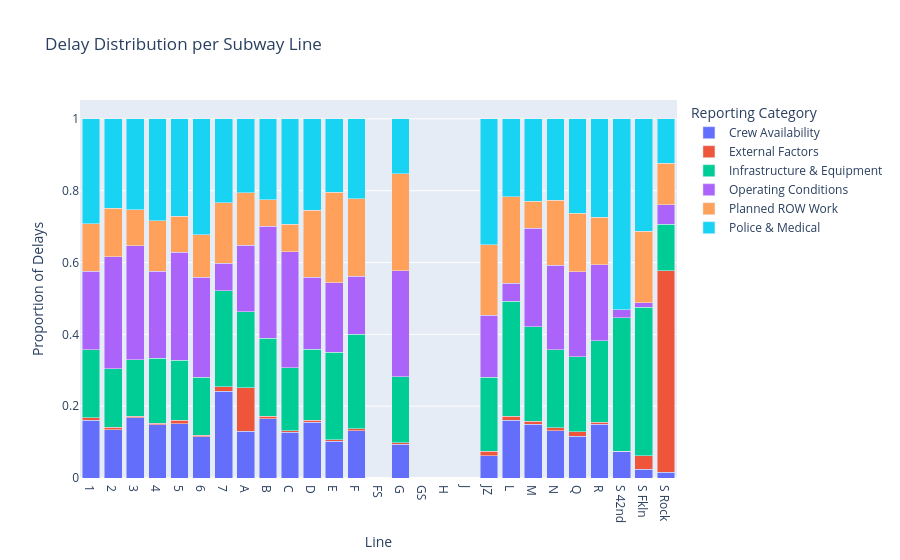

This figure's notebook cell:
### Code cell
fig = px.bar(
    line_category,
    x="Line",
    y="pct",
    color="Reporting Category",
    title="Delay Distribution per Subway Line",
    labels={"pct": "Proportion of Delays"},
)

fig.update_layout(barmode="stack")
fig.show()

### Figure 1 — Plotly figure (JSON) as saved in the notebook; plotly's stock layout.template omitted (floating-point values rounded to 4 significant figures)
{"data": [{"hovertemplate": "Reporting Category=Crew Availability<br>Line=%{x}<br>Proportion of Delays=%{y}<extra></extra>", "legendgroup": "Crew Availability", "marker": {"color": "#636efa", "pattern": {"shape": ""}}, "name": "Crew Availability", "orientation": "v", "showlegend": true, "textposition": "auto", "type": "bar", "x": ["1", "2", "3", "4", "5", "6", "7", "A", "B", "C", "D", "E", "F", "FS", "G", "GS", "H", "J", "JZ", "L", "M", "N", "Q", "R", "S 42nd", "S Fkln", "S Rock"], "xaxis": "x", "y": [0.1602, 0.135, 0.168, 0.1482, 0.1506, 0.1142, 0.2415, 0.1308, 0.1652, 0.1274, 0.1554, 0.1025, 0.1321, NaN, 0.0946, NaN, NaN, NaN, 0.06228, 0.1613, 0.1501, 0.1317, 0.1157, 0.1504, 0.07447, 0.025, 0.01664], "yaxis": "y"}, {"hovertemplate": "Reporting Category=External Factors<br>Line=%{x}<br>Proportion of Delays=%{y}<extra></extra>", "legendgroup": "External Factors", "marker": {"color": "#EF553B", "pattern": {"shape": ""}}, "name": "External Factors", "orientation": "v", "showlegend": true, "textposition": "auto", "type": "bar", "x": ["1", "2", "3", "4", "5", "6", "7", "A", "B", "C", "D", "E", "F", "FS", "G", "GS", "H", "J", "JZ", "L", "M", "N", "Q", "R", "S 42nd", "S Fkln", "S Rock"], "xaxis": "x", "y": [0.008233, 0.006074, 0.004494, 0.003931, 0.01029, 0.00514, 0.01216, 0.1204, 0.006654, 0.004515, 0.005582, 0.003641, 0.005201, NaN, 0.002967, NaN, NaN, NaN, 0.01208, 0.01115, 0.00731, 0.007739, 0.0126, 0.004858, 0.0, 0.0375, 0.561], "yaxis": "y"}, {"hovertemplate": "Reporting Category=Infrastructure & Equipment<br>Line=%{x}<br>Proportion of Delays=%{y}<extra></extra>", "legendgroup": "Infrastructure & Equipment", "marker": {"color": "#00cc96", "pattern": {"shape": ""}}, "name": "Infrastructure & Equipment", "orientation": "v", "showlegend": true, "textposition": "auto", "type": "bar", "x": ["1", "2", "3", "4", "5", "6", "7", "A", "B", "C", "D", "E", "F", "FS", "G", "GS", "H", "J", "JZ", "L", "M", "N", "Q", "R", "S 42nd", "S Fkln", "S Rock"], "xaxis": "x", "y": [0.1888, 0.1637, 0.1567, 0.1817, 0.1664, 0.1608, 0.2681, 0.212, 0.2175, 0.1747, 0.1979, 0.2438, 0.2635, NaN, 0.1843, NaN, NaN, NaN, 0.2064, 0.3203, 0.264, 0.2171, 0.2091, 0.2274, 0.3723, 0.4125, 0.1294], "yaxis": "y"}, {"hovertemplate": "Reporting Category=Operating Conditions<br>Line=%{x}<br>Proportion of Delays=%{y}<extra></extra>", "legendgroup": "Operating Conditions", "marker": {"color": "#ab63fa", "pattern": {"shape": ""}}, "name": "Operating Conditions", "orientation": "v", "showlegend": true, "textposition": "auto", "type": "bar", "x": ["1", "2", "3", "4", "5", "6", "7", "A", "B", "C", "D", "E", "F", "FS", "G", "GS", "H", "J", "JZ", "L", "M", "N", "Q", "R", "S 42nd", "S Fkln", "S Rock"], "xaxis": "x", "y": [0.2186, 0.3117, 0.3178, 0.2414, 0.3009, 0.2784, 0.07634, 0.1852, 0.3117, 0.3236, 0.2001, 0.1934, 0.1609, NaN, 0.2954, NaN, NaN, NaN, 0.1729, 0.04961, 0.2739, 0.2359, 0.237, 0.211, 0.02128, 0.0125, 0.05453], "yaxis": "y"}, {"hovertemplate": "Reporting Category=Planned ROW Work<br>Line=%{x}<br>Proportion of Delays=%{y}<extra></extra>", "legendgroup": "Planned ROW Work", "marker": {"color": "#FFA15A", "pattern": {"shape": ""}}, "name": "Planned ROW Work", "orientation": "v", "showlegend": true, "textposition": "auto", "type": "bar", "x": ["1", "2", "3", "4", "5", "6", "7", "A", "B", "C", "D", "E", "F", "FS", "G", "GS", "H", "J", "JZ", "L", "M", "N", "Q", "R", "S 42nd", "S Fkln", "S Rock"], "xaxis": "x", "y": [0.1323, 0.1352, 0.1002, 0.1409, 0.1007, 0.119, 0.1688, 0.1457, 0.07402, 0.07676, 0.1872, 0.2529, 0.2154, NaN, 0.2703, NaN, NaN, NaN, 0.1957, 0.2405, 0.07524, 0.1805, 0.163, 0.1325, 0.0, 0.2, 0.1146], "yaxis": "y"}, {"hovertemplate": "Reporting Category=Police & Medical<br>Line=%{x}<br>Proportion of Delays=%{y}<extra></extra>", "legendgroup": "Police & Medical", "marker": {"color": "#19d3f3", "pattern": {"shape": ""}}, "name": "Police & Medical", "orientation": "v", "showlegend": true, "textposition": "auto", "type": "bar", "x": ["1", "2", "3", "4", "5", "6", "7", "A", "B", "C", "D", "E", "F", "FS", "G", "GS", "H", "J", "JZ", "L", "M", "N", "Q", "R", "S 42nd", "S Fkln", "S Rock"], "xaxis": "x", "y": [0.2919, 0.2483, 0.2529, 0.2838, 0.2712, 0.3224, 0.233, 0.2059, 0.2249, 0.2931, 0.2538, 0.2038, 0.2229, NaN, 0.1525, NaN, NaN, NaN, 0.3507, 0.2172, 0.2295, 0.2271, 0.2626, 0.2739, 0.5319, 0.3125, 0.1238], "yaxis": "y"}], "layout": {"barmode": "stack", "legend": {"title": {"text": "Reporting Category"}, "tracegroupgap": 0}, "title": {"text": "Delay Distribution per Subway Line"}, "xaxis": {"anchor": "y", "domain": [0, 1], "title": {"text": "Line"}}, "yaxis": {"anchor": "x", "domain": [0, 1], "title": {"text": "Proportion of Delays"}}}}
